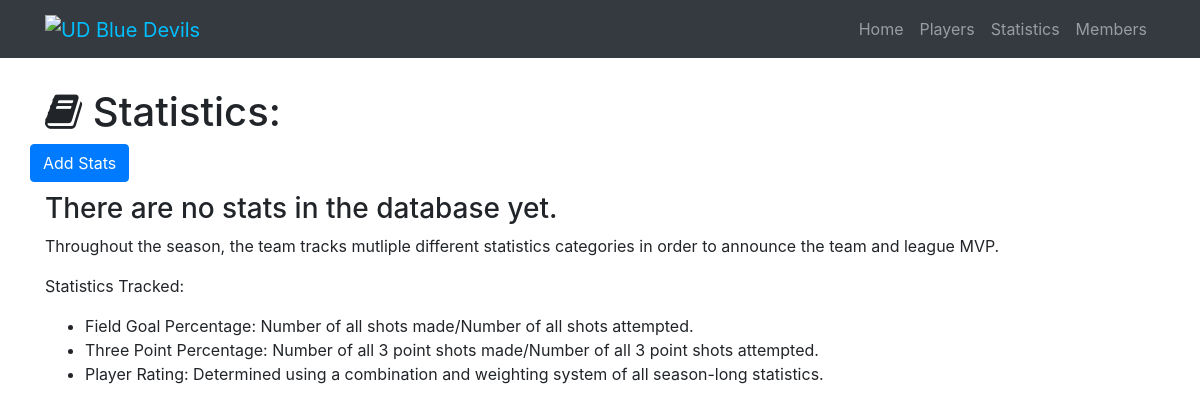
The app's page /statistics, older data.
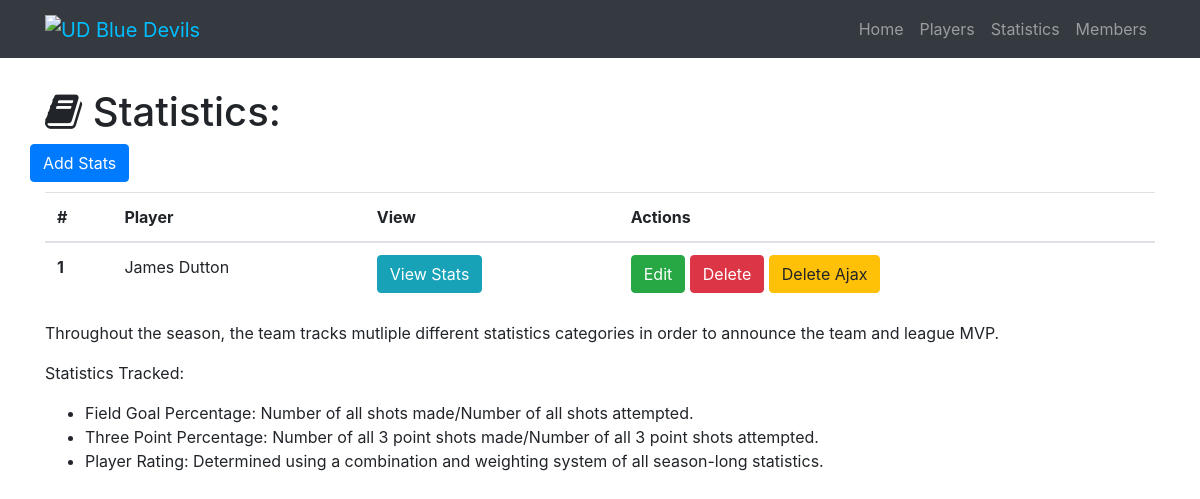
The same page, newer data.
### myGroupProject.py (models this page shows)
class Statistic(db.Model):
    __tablename__ = 'statistics'
    id = db.Column(db.Integer, primary_key=True)
    fgp = db.Column(db.Integer)
    threepp = db.Column(db.Integer)
    prating = db.Column(db.Integer)
    player_id = db.Column(db.Integer, db.ForeignKey('players.id'))

class Player(db.Model):
    __tablename__ = 'players'
    id = db.Column(db.Integer, primary_key=True)
    name = db.Column(db.String(64))
    height = db.Column(db.Integer)
    weight = db.Column(db.Integer)
    position = db.Column(db.String(64))
    statistics = db.relationship('Statistic', backref='player')

### myGroupProject.py (the view)
@app.route('/statistics')
def show_all_statistics():
    statistics = Statistic.query.all()
    return render_template('statistic-all.html', statistics=statistics)

### templates/statistic-all.html (shortened to what this page needs)
{% extends "home-base.html"%}
{% block page_content%}
<div class="container">
  <h1 class="mt-5"><i class="fa fa-book" aria-hidden="true"></i> Statistics:</h1>
  <div class="row bottom-margin">
    <a href="/statistic/add" class="btn btn-primary" role="button" aria-disabled="true">Add Stats</a>
  </div>
  {% if statistics %}
  <table class="table">
    <thead>
      <tr>
        <th>#</th>
        <th>Player</th>
        <th>View</th>
        <th>Actions</th>
      </tr>
    </thead>
    <tbody>
      {% for statistic in statistics %}
      <tr>
        <th scope="row">{{statistic.id}}</th>
        <td>{{statistic.player.name}}</td>
        <td>
          <button type="button" class="btn btn-info" data-toggle="modal" data-target="#{{statistic.id}}">
                View Stats
              </button>
        </td>
        <td>
          <a href="/statistic/edit/{{statistic.id}}" class="btn btn-success" role="button" aria-disabled="true">Edit</a>
          <a href="/statistic/delete/{{statistic.id}}" class="btn btn-danger" role="button" aria-disabled="true">Delete</a>
          <button class="btn btn-warning delete_ajax_btn" data-statistic-id="{{statistic.id}}">Delete Ajax</button>
        </td>
      </tr>
      {% endfor%}
    </tbody>
  </table>
  {% else %}
  <h3>There are no stats in the database yet.</h3> {% endif %}
  <p>Throughout the season, the team tracks mutliple different statistics categories in order to announce the team and league MVP.</p>
  <p>Statistics Tracked:</p>
  <ul>
    <li>Field Goal Percentage: Number of all shots made/Number of all shots attempted.</li>
    <li>Three Point Percentage: Number of all 3 point shots made/Number of all 3 point shots attempted.</li>
    <li>Player Rating: Determined using a combination and weighting system of all season-long statistics.</li>
  </ul>
</div>
{% endblock%}

Row changes from the older to the newer data that the page shows:
added Statistic: id "1", player.name "James Dutton"
Text that changed along with them:
text no longer shown: "There are no stats in the database yet."
text now shown: "# Player View Actions"
